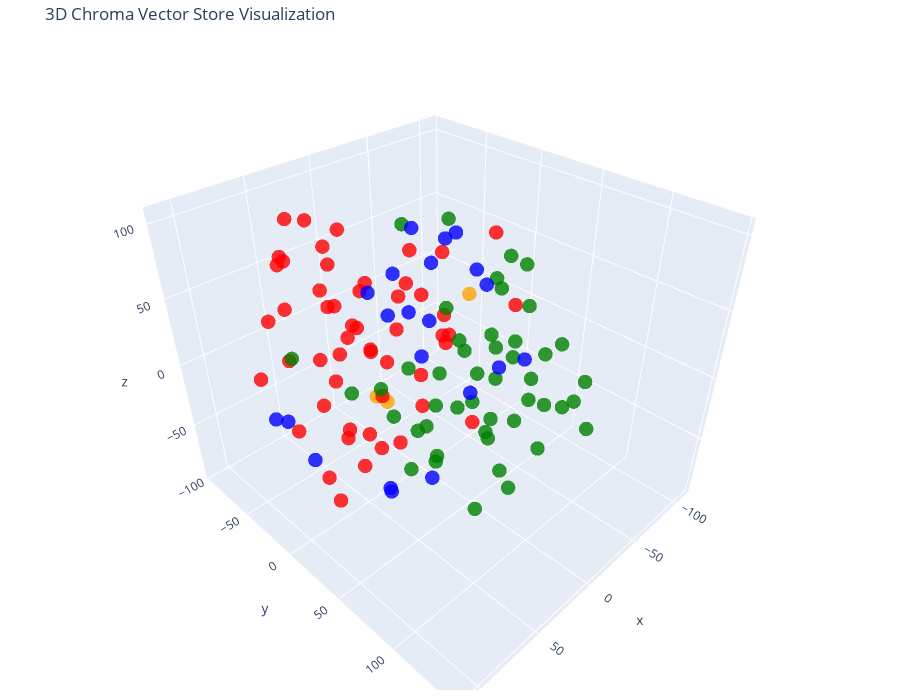

Notebook code cell kept with this figure:
### Code cell
# Let's try 3D!

tsne = TSNE(n_components=3, random_state=42)
reduced_vectors = tsne.fit_transform(vectors)

# Create the 3D scatter plot
fig = go.Figure(data=[go.Scatter3d(
    x=reduced_vectors[:, 0],
    y=reduced_vectors[:, 1],
    z=reduced_vectors[:, 2],
    mode='markers',
    marker=dict(size=5, color=colors, opacity=0.8),
    text=[f"Type: {t}<br>Text: {d[:100]}..." for t, d in zip(doc_types, documents)],
    hoverinfo='text'
)])

fig.update_layout(
    title='3D Chroma Vector Store Visualization',
    scene=dict(xaxis_title='x', yaxis_title='y', zaxis_title='z'),
    width=900,
    height=700,
    margin=dict(r=20, b=10, l=10, t=40)
)

fig.show()

### Figure 1 — Plotly figure (JSON) as saved in the notebook; plotly's stock layout.template omitted (floating-point values rounded to 4 significant figures)
{"data": [{"hoverinfo": "text", "marker": {"color": ["orange", "orange", "orange", "red", "red", "red", "red", "red", "red", "red", "red", "red", "red", "red", "red", "red", "red", "red", "red", "red", "red", "red", "red", "red", "red", "red", "red", "red", "red", "red", "red", "red", "red", "red", "red", "red", "red", "red", "red", "red", "red", "red", "red", "red", "red", "red", "red", "red", "red", "red", "red", "red", "red", "red", "red", "green", "green", "green", "green", "green", "green", "green", "green", "green", "green", "green", "green", "green", "green", "green", "green", "green", "green", "green", "green", "green", "green", "green", "green", "green", "green", "green", "green", "green", "green", "green", "green", "green", "green", "green", "green", "green", "green", "green", "green", "green", "green", "green", "green", "green", "green", "green", "blue", "blue", "blue", "blue", "blue", "blue", "blue", "blue", "blue", "blue", "blue", "blue", "blue", "blue", "blue", "blue", "blue", "blue", "blue", "blue", "blue"], "opacity": 0.8, "size": 5}, "mode": "markers", "text": ["Type: company<br>Text: # About Insurellm\n\nInsurellm was founded by Avery Lancaster in 2015 as an insurance tech startup des...", "Type: company<br>Text: # Careers at Insurellm\n\nInsurellm is hiring! We are looking for talented software engineers, data sc...", "Type: company<br>Text: # Overview of Insurellm\n\nInsurellm is an innovative insurance tech firm with 200 employees across th...", "Type: contracts<br>Text: # Contract with Apex Reinsurance for Rellm: AI-Powered Enterprise Reinsurance Solution\n\n## Terms\n\n1....", "Type: contracts<br>Text: ## Renewal\n\n1. **Automatic Renewal**: This Agreement will automatically renew for successive one-yea...", "Type: contracts<br>Text: 2. **Seamless Integrations**: The architecture of Rellm allows for easy integration with existing sy...", "Type: contracts<br>Text: 1. **Technical Support**: Provider shall offer dedicated technical support to the Client via phone, ...", "Type: contracts<br>Text: **Insurellm, Inc.**  \n_____________________________  \nAuthorized Signature   \nDate: ________________...", "Type: contracts<br>Text: # Contract with Belvedere Insurance for Markellm\n\n## Terms\nThis Contract (\"Agreement\") is made and e...", "Type: contracts<br>Text: ## Renewal\n1. **Renewal Terms**: This Agreement may be renewed for additional one-year terms upon mu...", "Type: contracts<br>Text: ## Features\n1. **AI-Powered Matching**: Belvedere Insurance will benefit from Markellm's AI-powered ...", "Type: contracts<br>Text: ## Support\n1. **Technical Support**: Technical support will be available from 9 AM to 7 PM EST, Mond...", "Type: contracts<br>Text: **Belvedere Insurance**  \nSignature: ______________________  \nName: [Authorized Signatory]  \nTitle: ...", "Type: contracts<br>Text: # Contract with BrightWay Solutions for Markellm\n\n**Contract Date:** October 5, 2023  \n**Contract ID...", "Type: contracts<br>Text: 3. **Service Level Agreement (SLA):**  \n   Insurellm commits to a 99.9% uptime for the platform with...", "Type: contracts<br>Text: 2. **Real-Time Quote Availability:**  \n   Consumers sourced via BrightWay Solutions will receive rea...", "Type: contracts<br>Text: 3. **Training and Onboarding:**  \n   Insurellm agrees to provide one free training session on how to...", "Type: contracts<br>Text: # Contract with EverGuard Insurance for Rellm: AI-Powered Enterprise Reinsurance Solution\n\n**Contrac...", "Type: contracts<br>Text: 4. **Usage Rights**: EverGuard Insurance is granted a non-exclusive, non-transferable license to acc...", "Type: contracts<br>Text: 1. **Core Functionality**: Rellm provides EverGuard Insurance with advanced AI-driven analytics, sea...", "Type: contracts<br>Text: 1. **Customer Support**: Insurellm will provide EverGuard Insurance with 24/7 customer support, incl...", "Type: contracts<br>Text: ---\n\n**Signatures**  \n**For Insurellm**: __________________________  \n**Name**: John Smith  \n**Title...", "Type: contracts<br>Text: # Contract with GreenField Holdings for Markellm\n\n**Effective Date:** November 15, 2023  \n**Contract...", "Type: contracts<br>Text: ## Renewal\n1. **Automatic Renewal**: This contract will automatically renew for sequential one-year ...", "Type: contracts<br>Text: ## Features\n1. **AI-Powered Matching**: Access to advanced algorithms that connect GreenField Holdin...", "Type: contracts<br>Text: ## Support\n1. **Customer Support Access**: The Client will have access to dedicated support through ...", "Type: contracts<br>Text: **Signatures:**  \n_________________________                           _________________________  \n**...", "Type: contracts<br>Text: # Contract with Greenstone Insurance for Homellm\n\n---\n\n## Terms\n\n1. **Parties**: This Contract (\"Agr...", "Type: contracts<br>Text: 4. **Payment Terms**: \n   - The Customer shall pay an amount of $10,000 per month for the Standard T...", "Type: contracts<br>Text: ---\n\n## Features\n\n- **AI-Powered Risk Assessment**: Customer will have access to enhanced risk evalu...", "Type: contracts<br>Text: - **Customer Portal**: A dedicated portal will be provided, allowing the Customer's clients to manag...", "Type: contracts<br>Text: ______________________________  \n[Name], [Title]  \nDate: ______________________\n\n**For Greenstone In...", "Type: contracts<br>Text: # Contract with GreenValley Insurance for Homellm\n\n**Contract Date:** October 6, 2023  \n**Contract N...", "Type: contracts<br>Text: 4. **Confidentiality:** Both parties agree to maintain the confidentiality of proprietary informatio...", "Type: contracts<br>Text: 1. **AI-Powered Risk Assessment:** Access to advanced AI algorithms for real-time risk evaluations.\n...", "Type: contracts<br>Text: 3. **Regular Updates:** Insurellm will offer ongoing updates and enhancements to the Homellm platfor...", "Type: contracts<br>Text: # Contract with Pinnacle Insurance Co. for Homellm\n\n## Terms\nThis contract (\"Contract\") is entered i...", "Type: contracts<br>Text: ## Renewal\n1. **Renewal Terms**: At the end of the initial term, this Contract shall automatically r...", "Type: contracts<br>Text: ## Features\n1. **AI-Powered Risk Assessment**: Utilized for tailored underwriting decisions specific...", "Type: contracts<br>Text: ## Support\n1. **Technical Support**: Insurellm shall provide 24/7 technical support via an email and...", "Type: contracts<br>Text: # Contract with Roadway Insurance Inc. for Carllm\n\n---\n\n## Terms\n\n1. **Agreement Effective Date**: T...", "Type: contracts<br>Text: ---\n\n## Renewal\n\n1. **Automatic Renewal**: This agreement will automatically renew for an additional...", "Type: contracts<br>Text: ---\n\n## Features\n\n1. **Access to Core Features**: Roadway Insurance Inc. will have access to all Pro...", "Type: contracts<br>Text: ---\n\n## Support\n\n1. **Technical Support**: Roadway Insurance Inc. will receive priority technical su...", "Type: contracts<br>Text: # Contract with Stellar Insurance Co. for Rellm\n\n## Terms\nThis contract is made between **Insurellm*...", "Type: contracts<br>Text: ### Termination\nEither party may terminate this agreement with a **30-day written notice**. In the e...", "Type: contracts<br>Text: ## Features\nStellar Insurance Co. will receive access to the following features of the Rellm product...", "Type: contracts<br>Text: ## Support\nInsurellm provides Stellar Insurance Co. with the following support services:\n\n- **24/7 T...", "Type: contracts<br>Text: # Contract with TechDrive Insurance for Carllm\n\n**Contract Date:** October 1, 2024  \n**Contract Dura...", "Type: contracts<br>Text: ## Renewal\n\n1. **Automatic Renewal**: This contract shall automatically renew for additional one-yea...", "Type: contracts<br>Text: ## Support\n\n1. **Customer Support**: Insurellm will provide 24/7 customer support to TechDrive Insur...", "Type: contracts<br>Text: **TechDrive Insurance Representative:**  \nName: Sarah Johnson  \nTitle: Operations Director  \nDate: _...", "Type: contracts<br>Text: # Contract with Velocity Auto Solutions for Carllm\n\n**Contract Date:** October 1, 2023  \n**Contract ...", "Type: contracts<br>Text: ## Renewal\n\n1. **Automatic Renewal**: This contract will automatically renew for successive 12-month...", "Type: contracts<br>Text: ## Support\n\n1. **Customer Support**: Velocity Auto Solutions will have access to Insurellm’s custome...", "Type: employees<br>Text: # HR Record\n\n# Alex Chen\n\n## Summary\n- **Date of Birth:** March 15, 1990  \n- **Job Title:** Backend ...", "Type: employees<br>Text: ## Annual Performance History\n- **2020:**  \n  - Completed onboarding successfully.  \n  - Met expecta...", "Type: employees<br>Text: ## Compensation History\n- **2020:** Base Salary: $80,000  \n- **2021:** Base Salary Increase to $90,0...", "Type: employees<br>Text: Alex Chen continues to be a vital asset at Insurellm, contributing significantly to innovative backe...", "Type: employees<br>Text: # HR Record\n\n# Alex Harper\n\n## Summary\n- **Date of Birth**: March 15, 1993  \n- **Job Title**: Sales ...", "Type: employees<br>Text: ## Annual Performance History  \n- **2021**:  \n  - **Performance Rating**: 4.5/5  \n  - **Key Achievem...", "Type: employees<br>Text: - **2022**:  \n  - **Base Salary**: $65,000 (Promotion to Senior SDR)  \n  - **Bonus**: $13,000 (20% o...", "Type: employees<br>Text: # HR Record\n\n# Alex Thomson\n\n## Summary\n- **Date of Birth:** March 15, 1995  \n- **Job Title:** Sales...", "Type: employees<br>Text: ## Annual Performance History  \n- **2022** - Rated as \"Exceeds Expectations.\" Alex Thomson achieved ...", "Type: employees<br>Text: ## Other HR Notes\n- Alex Thomson is an active member of the Diversity and Inclusion committee at Ins...", "Type: employees<br>Text: # Avery Lancaster\n\n## Summary\n- **Date of Birth**: March 15, 1985  \n- **Job Title**: Co-Founder & Ch...", "Type: employees<br>Text: - **2010 - 2013**: Business Analyst at Edge Analytics  \n  Prior to joining Innovate, Avery worked as...", "Type: employees<br>Text: - **2018**: **Exceeds Expectations**  \n  Under Avery’s pivoted vision, Insurellm launched two new su...", "Type: employees<br>Text: - **2022**: **Satisfactory**  \n  Avery focused on rebuilding team dynamics and addressing employee c...", "Type: employees<br>Text: ## Compensation History\n- **2015**: $150,000 base salary + Significant equity stake  \n- **2016**: $1...", "Type: employees<br>Text: ## Other HR Notes\n- **Professional Development**: Avery has actively participated in leadership trai...", "Type: employees<br>Text: # HR Record\n\n# Emily Carter\n\n## Summary\n- **Date of Birth:** August 12, 1990  \n- **Job Title:** Acco...", "Type: employees<br>Text: - **2017-2019:** Marketing Intern  \n  - Assisted with market research and campaign development for s...", "Type: employees<br>Text: ## Compensation History\n| Year | Base Salary | Bonus         | Total Compensation |\n|------|--------...", "Type: employees<br>Text: Emily Carter exemplifies the kind of talent that drives Insurellm's success and is an invaluable ass...", "Type: employees<br>Text: # HR Record\n\n# Emily Tran\n\n## Summary\n- **Date of Birth:** March 18, 1991  \n- **Job Title:** Digital...", "Type: employees<br>Text: - **January 2017 - May 2018**: Marketing Intern  \n  - Supported the Marketing team by collaborating ...", "Type: employees<br>Text: - **2021**:  \n  - Performance Rating: Meets Expectations  \n  - Key Achievements: Contributed to the ...", "Type: employees<br>Text: - **Professional Development Goals**:  \n  - Emily Tran aims to become a Marketing Manager within the...", "Type: employees<br>Text: # HR Record\n\n# Jordan Blake\n\n## Summary\n- **Date of Birth:** March 15, 1993  \n- **Job Title:** Sales...", "Type: employees<br>Text: ## Annual Performance History\n- **2021:** First year at Insurellm; achieved 90% of monthly targets. ...", "Type: employees<br>Text: ## Other HR Notes\n- Jordan has shown an interest in continuing education, actively participating in ...", "Type: employees<br>Text: # HR Record\n\n# Jordan K. Bishop\n\n## Summary\n- **Date of Birth:** March 15, 1990\n- **Job Title:** Fro...", "Type: employees<br>Text: ## Annual Performance History\n- **2019:** Exceeds Expectations - Continuously delivered high-quality...", "Type: employees<br>Text: ## Compensation History\n- **June 2018:** Starting Salary - $85,000\n- **June 2019:** Salary Increase ...", "Type: employees<br>Text: ## Other HR Notes\n- Jordan K. Bishop has been an integral part of club initiatives, including the In...", "Type: employees<br>Text: # HR Record\n\n# Maxine Thompson\n\n## Summary\n- **Date of Birth:** January 15, 1991  \n- **Job Title:** ...", "Type: employees<br>Text: ## Insurellm Career Progression\n- **January 2017 - October 2018**: **Junior Data Engineer**  \n  * Ma...", "Type: employees<br>Text: ## Annual Performance History\n- **2017**: *Meets Expectations*  \n  Maxine showed potential in her ro...", "Type: employees<br>Text: - **2021**: *Exceeds Expectations*  \n  Maxine spearheaded the transition to a new data warehousing s...", "Type: employees<br>Text: ## Compensation History\n- **2017**: $70,000 (Junior Data Engineer)  \n- **2018**: $75,000 (Junior Dat...", "Type: employees<br>Text: # HR Record\n\n# Oliver Spencer\n\n## Summary\n- **Date of Birth**: May 14, 1990  \n- **Job Title**: Backe...", "Type: employees<br>Text: ## Annual Performance History\n- **2018**: **3/5** - Adaptable team player but still learning to take...", "Type: employees<br>Text: ## Compensation History\n- **March 2018**: Initial salary of $80,000.\n- **July 2019**: Salary increas...", "Type: employees<br>Text: # Samantha Greene\n\n## Summary\n- **Date of Birth:** October 14, 1990\n- **Job Title:** HR Generalist\n-...", "Type: employees<br>Text: ## Annual Performance History\n- **2020:** Exceeds Expectations  \n  Samantha Greene demonstrated exce...", "Type: employees<br>Text: ## Compensation History\n- **2020:** Base Salary - $55,000  \n  The entry-level salary matched industr...", "Type: employees<br>Text: - **2023:** Base Salary - $70,000  \n  Recognized for substantial improvement in employee relations m...", "Type: employees<br>Text: # HR Record\n\n# Samuel Trenton\n\n## Summary\n- **Date of Birth:** April 12, 1989  \n- **Job Title:** Sen...", "Type: employees<br>Text: ## Annual Performance History\n- **2023:** Rating: 4.5/5  \n  *Samuel exceeded expectations, successfu...", "Type: employees<br>Text: ## Compensation History\n- **2023:** Base Salary: $115,000 + Bonus: $15,000  \n  *Annual bonus based o...", "Type: employees<br>Text: - **Engagement in Company Culture:** Regularly participates in team-building events and contributes ...", "Type: products<br>Text: # Product Summary\n\n# Carllm\n\n## Summary\n\nCarllm is an innovative auto insurance product developed by...", "Type: products<br>Text: - **Instant Quoting**: With Carllm, insurance companies can offer near-instant quotes to customers, ...", "Type: products<br>Text: - **Mobile Integration**: Carllm is designed to work seamlessly with mobile applications, providing ...", "Type: products<br>Text: - **Professional Tier**: $2,500/month\n  - For medium-sized companies.\n  - All Basic Tier features pl...", "Type: products<br>Text: ### Q2 2025: Customer Experience Improvements\n- Launch of a new **mobile app** for end-users.\n- Intr...", "Type: products<br>Text: # Product Summary\n\n# Homellm\n\n## Summary\nHomellm is an innovative home insurance product developed b...", "Type: products<br>Text: ### 2. Dynamic Pricing Model\nWith Homellm's innovative dynamic pricing model, insurance providers ca...", "Type: products<br>Text: ### 5. Multi-Channel Integration\nHomellm seamlessly integrates into existing insurance platforms, pr...", "Type: products<br>Text: - **Basic Tier:** Starting at $5,000/month for small insurers with basic integration features.\n- **S...", "Type: products<br>Text: All tiers include a comprehensive training program and ongoing updates to ensure optimal performance...", "Type: products<br>Text: With Homellm, Insurellm is committed to transforming the landscape of home insurance, ensuring both ...", "Type: products<br>Text: # Product Summary\n\n# Markellm\n\n## Summary\n\nMarkellm is an innovative two-sided marketplace designed ...", "Type: products<br>Text: - **User-Friendly Interface**: Designed with user experience in mind, Markellm features an intuitive...", "Type: products<br>Text: - **Customer Support**: Our dedicated support team is always available to assist both consumers and ...", "Type: products<br>Text: ### For Insurance Companies:\n- **Basic Listing Fee**: $199/month for a featured listing on the platf...", "Type: products<br>Text: ### Q3 2025\n- Initiate a comprehensive marketing campaign targeting both consumers and insurers to i...", "Type: products<br>Text: # Product Summary\n\n# Rellm: AI-Powered Enterprise Reinsurance Solution\n\n## Summary\n\nRellm is an inno...", "Type: products<br>Text: ### Seamless Integrations\nRellm's architecture is designed for effortless integration with existing ...", "Type: products<br>Text: ### Regulatory Compliance Tools\nRellm includes built-in compliance tracking features to help organiz...", "Type: products<br>Text: Join the growing number of organizations leveraging Rellm to enhance their reinsurance processes whi...", "Type: products<br>Text: Experience the future of reinsurance with Rellm, where innovation meets reliability. Let Insurellm h..."], "type": "scatter3d", "x": [21.99, -73.04, 38.04, 75.98, 53.84, 105.6, 6.678, 107.0, 41.68, 68.25, 13.17, 11.36, 40.17, 9.826, 34.9, -22.58, -15.59, 76.0, 8.783, 73.89, 64.68, 41.2, 32.51, 49.69, -13.25, -25.69, 71.35, 69.66, 58.61, 24.09, 4.719, 110.3, 78.98, 32.44, 37.3, -5.752, 91.26, 53.06, 41.81, 3.512, 28.13, 38.54, -5.66, 16.71, 78.04, 78.37, 58.87, 62.91, 42.94, 44.79, 16.47, 37.82, 7.207, 33.03, 15.83, -66.32, -20.35, -82.33, -78.89, 9.668, -51.33, -53.52, -13.24, -62.16, -6.685, 50.73, 5.429, 11.62, 21.56, -73.17, -6.447, -54.76, -104.1, -46.94, 9.519, -96.23, -4.001, -76.45, -17.9, -38.74, -52.31, -28.67, -36.45, -8.731, -60.42, -28.75, -109.2, -69.97, -26.08, -79.86, -53.2, -54.21, -14.13, -82.63, -66.98, -40.0, -82.27, -81.02, -96.8, -44.08, -40.9, -67.21, -33.02, -25.19, 1.297, 24.5, -19.6, -42.66, -57.5, -31.58, 87.77, 68.68, -26.04, -37.68, -10.52, -26.49, -16.43, -43.28, 59.43, 74.61, 72.25, 45.18, 93.83], "y": [-8.182, -23.43, 0.7089, -3.719, -71.28, 46.53, 29.22, 14.64, -30.13, -44.32, -33.69, -8.162, -39.52, 32.18, -94.12, 61.17, 8.128, 66.14, -66.3, 36.77, 39.05, -27.11, 19.02, -62.72, -87.29, 40.99, -13.74, 17.52, -10.49, 51.99, 8.719, -12.58, 2.123, -24.79, 42.81, -16.89, -8.529, -36.84, 67.01, -2.348, -16.52, -42.04, -57.71, 64.78, -32.85, -50.06, 28.43, 0.2019, -8.388, -34.12, 19.58, 12.43, -49.01, -57.75, -67.35, -20.99, 34.15, -54.06, -52.98, -64.13, 39.47, 52.43, -57.57, 69.57, -36.36, -73.94, 3.089, 28.61, 13.18, 83.38, 8.674, 15.26, -22.39, 68.65, 62.59, 14.39, 71.04, 46.54, 68.08, -54.03, 22.81, -24.26, -17.5, 27.66, 96.99, -13.86, -23.53, 5.097, 38.26, 22.59, -72.68, -15.0, 52.73, 12.91, 30.33, 28.6, 70.29, 46.06, -5.711, 60.52, 89.26, -12.49, -61.34, -81.4, 70.85, 69.72, -53.01, -31.58, -22.5, -6.876, -42.57, -60.48, -32.58, 24.46, -8.539, -17.22, 34.95, -56.89, 36.26, 53.82, 144.8, 58.73, 7.015], "z": [-30.56, 7.939, -12.58, -1.456, 61.1, -25.56, 32.93, 7.522, 6.976, 82.1, -6.419, 22.48, -20.42, 91.75, 48.27, 55.68, 28.73, 11.87, 72.08, -1.128, 23.06, -54.91, 66.8, 93.98, -21.1, 94.84, -71.09, 55.01, 86.16, 51.84, 52.32, 31.51, 36.87, -92.88, 2.848, 46.0, 71.35, 102.7, 61.79, 78.29, 59.81, 78.98, -25.12, -8.926, 18.39, 39.4, -26.27, -32.89, 37.68, 42.36, 3.143, 20.07, 32.46, 39.89, 16.61, -37.61, -7.197, 54.1, -19.05, -60.44, 6.166, -37.14, -65.09, 12.95, -76.07, -13.57, -59.22, -62.62, -78.26, -15.88, -92.14, -1.202, -53.38, -67.4, -90.06, 3.857, -58.42, -13.03, -85.46, -56.8, -33.72, -91.29, -41.65, -32.73, -40.98, -65.27, -2.045, 33.19, -58.18, 46.74, 53.3, -19.79, -31.26, -34.99, -76.44, -78.18, -44.71, -60.41, 36.57, -10.09, -15.97, -82.27, 25.32, 4.702, 27.12, 20.29, -0.1265, 41.59, 62.4, 72.35, -27.84, -51.25, 72.93, 48.78, -9.567, 8.197, 71.69, -9.28, -57.47, -32.02, 104.2, -40.1, -27.5]}], "layout": {"height": 700, "margin": {"b": 10, "l": 10, "r": 20, "t": 40}, "scene": {"xaxis": {"title": {"text": "x"}}, "yaxis": {"title": {"text": "y"}}, "zaxis": {"title": {"text": "z"}}}, "title": {"text": "3D Chroma Vector Store Visualization"}, "width": 900}}
